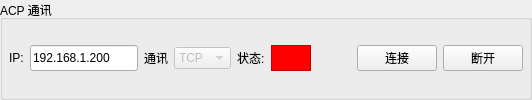
    <widget class="QGroupBox" name="groupBox_11">
     <property name="title">
      <string>ACP 通讯</string>
     </property>
     <layout class="QGridLayout" name="gridLayout_6">
      <property name="leftMargin">
       <number>6</number>
      </property>
      <property name="topMargin">
       <number>6</number>
      </property>
      <property name="rightMargin">
       <number>6</number>
      </property>
      <property name="bottomMargin">
       <number>6</number>
      </property>
      <item row="0" column="6">
       <widget class="QLabel" name="label_7">
        <property name="sizePolicy">
         <sizepolicy hsizetype="Preferred" vsizetype="Preferred">
          <horstretch>0</horstretch>
          <verstretch>0</verstretch>
         </sizepolicy>
        </property>
        <property name="text">
         <string>状态:</string>
        </property>
       </widget>
      </item>
      <item row="0" column="12">
       <widget class="QPushButton" name="btAcpConnect">
        <property name="sizePolicy">
         <sizepolicy hsizetype="Preferred" vsizetype="Preferred">
          <horstretch>0</horstretch>
          <verstretch>0</verstretch>
         </sizepolicy>
        </property>
        <property name="text">
         <string>连接</string>
        </property>
       </widget>
      </item>
      <item row="0" column="0">
       <widget class="QLabel" name="label_6">
        <property name="sizePolicy">
         <sizepolicy hsizetype="Preferred" vsizetype="Preferred">
          <horstretch>0</horstretch>
          <verstretch>0</verstretch>
         </sizepolicy>
        </property>
        <property name="text">
         <string>IP:</string>
        </property>
       </widget>
      </item>
      <item row="0" column="1">
       <widget class="QLineEdit" name="txAcpIp">
        <property name="sizePolicy">
         <sizepolicy hsizetype="Preferred" vsizetype="Preferred">
          <horstretch>0</horstretch>
          <verstretch>0</verstretch>
         </sizepolicy>
        </property>
        <property name="text">
         <string>192.168.1.200</string>
        </property>
       </widget>
      </item>
      <item row="0" column="13">
       <widget class="QPushButton" name="btAcpDisconnect">
        <property name="sizePolicy">
         <sizepolicy hsizetype="Preferred" vsizetype="Preferred">
          <horstretch>0</horstretch>
          <verstretch>0</verstretch>
         </sizepolicy>
        </property>
        <property name="text">
         <string>断开</string>
        </property>
       </widget>
      </item>
      <item row="0" column="8">
       <spacer name="horizontalSpacer">
        <property name="orientation">
         <enum>Qt::Horizontal</enum>
        </property>
        <property name="sizeHint" stdset="0">
         <size>
          <width>40</width>
          <height>20</height>
         </size>
        </property>
       </spacer>
      </item>
      <item row="0" column="7">
       <widget class="QFrame" name="fmState">
        <property name="sizePolicy">
         <sizepolicy hsizetype="Preferred" vsizetype="Preferred">
          <horstretch>0</horstretch>
          <verstretch>0</verstretch>
         </sizepolicy>
        </property>
        <property name="minimumSize">
         <size>
          <width>40</width>
          <height>0</height>
         </size>
        </property>
        <property name="styleSheet">
         <string notr="true">background-color: rgb(255, 0, 0);</string>
        </property>
        <property name="frameShape">
         <enum>QFrame::StyledPanel</enum>
        </property>
        <property name="frameShadow">
         <enum>QFrame::Raised</enum>
        </property>
       </widget>
      </item>
      <item row="0" column="2">
       <widget class="QLabel" name="label_14">
        <property name="sizePolicy">
         <sizepolicy hsizetype="Preferred" vsizetype="Preferred">
          <horstretch>0</horstretch>
          <verstretch>0</verstretch>
         </sizepolicy>
        </property>
        <property name="text">
         <string>通讯</string>
        </property>
       </widget>
      </item>
      <item row="0" column="3">
       <widget class="QComboBox" name="cbAcpMode">
        <property name="enabled">
         <bool>false</bool>
        </property>
        <item>
         <property name="text">
          <string>TCP</string>
         </property>
        </item>
        <item>
         <property name="text">
          <string>SHM</string>
         </property>
        </item>
       </widget>
      </item>
     </layout>
    </widget>
